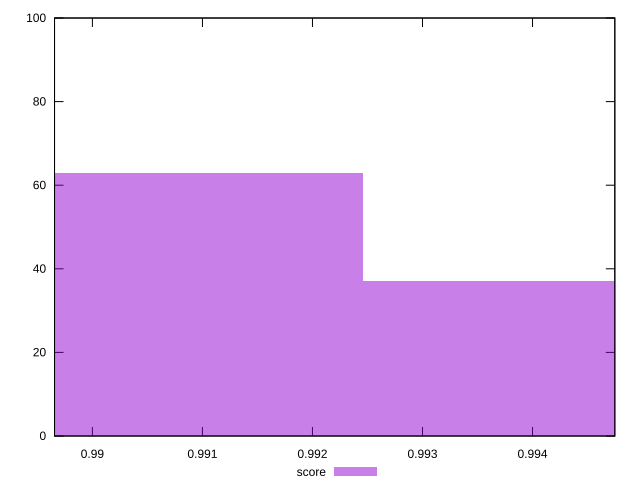

Reproduce this figure in gnuplot.
reset

$score <<EOF
0.9951333312064987 37
0.9897831520064637 63
EOF

set key outside below
set boxwidth 0.005350179200034939
set xrange [0.9896559295246983:0.9947478220338701]
set yrange [0:100]
set trange [0:100]
set style fill transparent solid 0.5 noborder
set terminal svg size 640, 490 enhanced background rgb 'white'
set output "report_00008_2021-01-22T20:58:29.167/first-cpu-idle/samples/pages+cached+nointeractive/score/histogram.svg"

plot $score title "score" with boxes

reset
